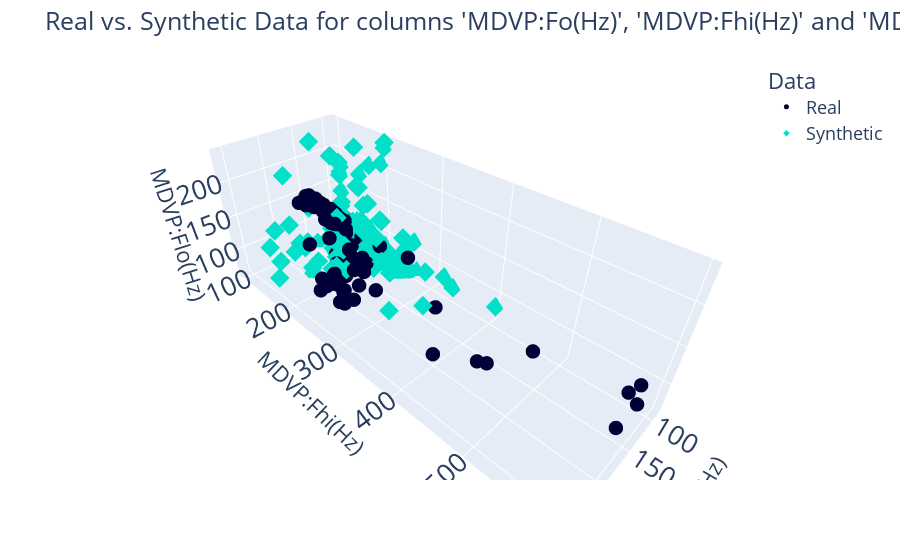

The notebook cell saved with this chart:
### Markdown cell above
>Por lo que se ve el modelo no ha tenido suficiente tiempo como para aprender adecuadamente ya que la función de coste del generador no tiende a 0.

**Ahora vamos a comparar los datos sintéticos con los datos reales teniendo en cuenta las relaciones entre 3 campos consecutivos.**

### Code cell
PosCampoInicial = 1
compare_3d(DataPrincipal.iloc[:,PosCampoInicial:PosCampoInicial+3], DataSintetico.iloc[:,PosCampoInicial:PosCampoInicial+3]).show("vscode")

### Figure 1 — Plotly figure (JSON) as saved in the notebook; plotly's stock layout.template omitted (floating-point values rounded to 4 significant figures; data arrays with more than 128 entries replaced by an {"elided": "..."} marker saying what was removed)
{"data": [{"hovertemplate": "Data=Real<br>MDVP:Fo(Hz)=%{x}<br>MDVP:Fhi(Hz)=%{y}<br>MDVP:Flo(Hz)=%{z}<extra></extra>", "legendgroup": "Real", "marker": {"color": "#000036", "size": 5, "symbol": "circle"}, "mode": "markers", "name": "Real", "scene": "scene", "showlegend": true, "type": "scatter3d", "x": {"elided": "168 float values"}, "y": {"elided": "168 float values"}, "z": {"elided": "168 float values"}}, {"hovertemplate": "Data=Synthetic<br>MDVP:Fo(Hz)=%{x}<br>MDVP:Fhi(Hz)=%{y}<br>MDVP:Flo(Hz)=%{z}<extra></extra>", "legendgroup": "Synthetic", "marker": {"color": "#01E0C9", "size": 5, "symbol": "diamond"}, "mode": "markers", "name": "Synthetic", "scene": "scene", "showlegend": true, "type": "scatter3d", "x": {"elided": "150 float values"}, "y": {"elided": "150 float values"}, "z": {"elided": "150 float values"}}], "layout": {"font": {"size": 18}, "legend": {"title": {"text": "Data"}, "tracegroupgap": 0}, "margin": {"t": 60}, "plot_bgcolor": "#F5F5F8", "scene": {"domain": {"x": [0, 1], "y": [0, 1]}, "xaxis": {"title": {"text": "MDVP:Fo(Hz)"}}, "yaxis": {"title": {"text": "MDVP:Fhi(Hz)"}}, "zaxis": {"title": {"text": "MDVP:Flo(Hz)"}}}, "showlegend": true, "title": {"text": "Real vs. Synthetic Data for columns 'MDVP:Fo(Hz)', 'MDVP:Fhi(Hz)' and 'MDVP:Flo(Hz)'"}}}
